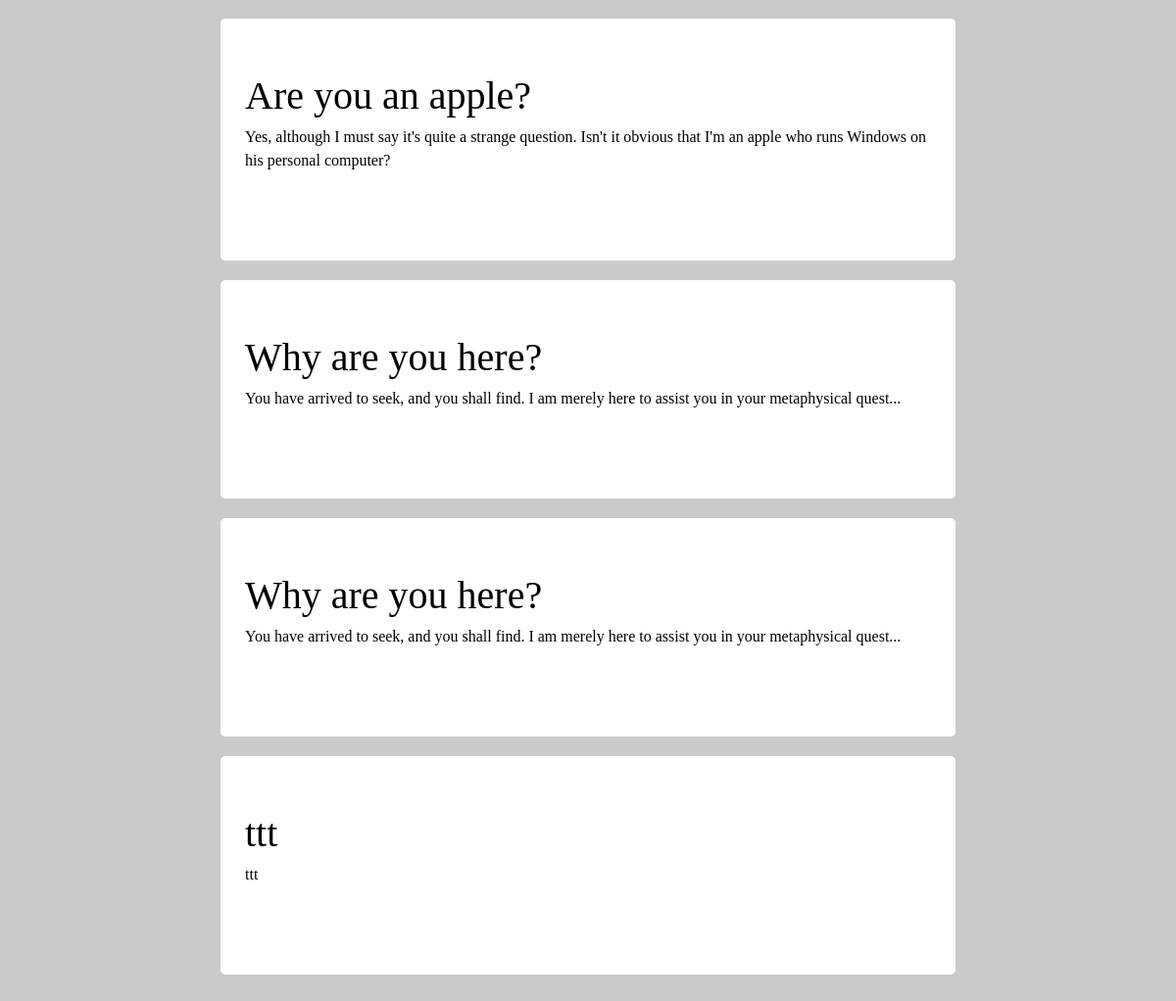
Page /list/ (signed in, lower part) on the earlier database version.
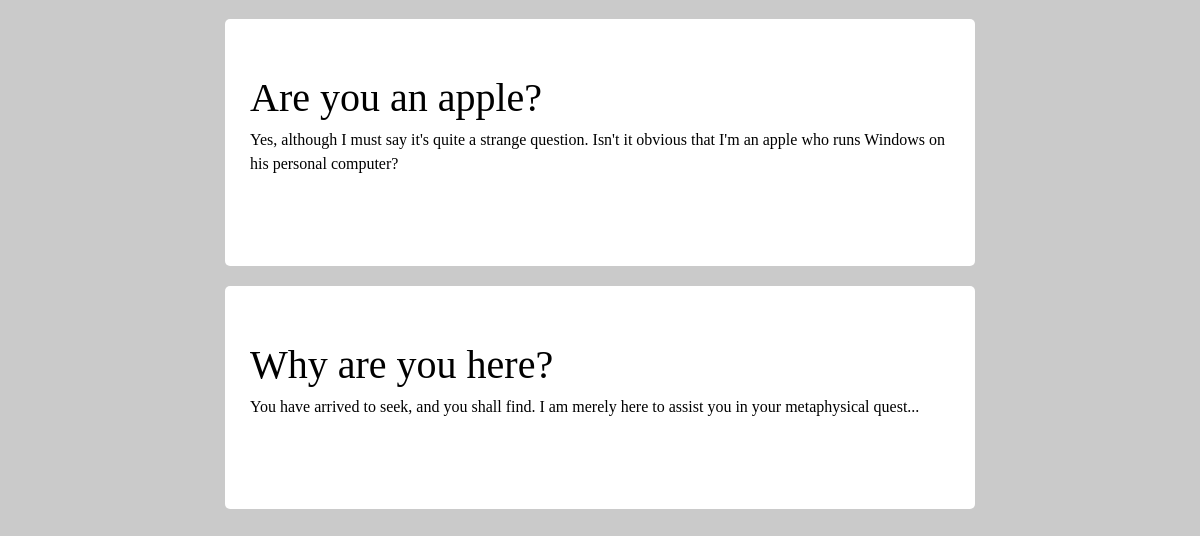
Same page on the later database version.
### notes/models.py (models this page shows, shortened)
class Note(models.Model):
    user = models.ForeignKey(UserProfile, blank=True, null=True)
    title = models.CharField(max_length=255)
    content = models.TextField(blank=True) #not a required field
    due = models.DateTimeField(null=True, blank=True) #due datetime is optional
    created = models.DateTimeField(auto_now_add=True, auto_now=False, null=True)
    updated = models.DateTimeField(auto_now_add=False, auto_now=True, null=True)
    done = models.BooleanField(default=False)
    color = models.CharField(max_length=50, default="yellow")
    fontcolor = models.CharField(max_length=50, default="black")
    folder = models.ForeignKey('Folder', related_name= "notes", null=True, blank=True)
    tag = models.ManyToManyField('Tag', related_name='notes', null=True, blank=True)

### notes/views.py (the view)
# urls.py: url(r'^list/$', views.NoteList.as_view(), name='notes_list'),
class NoteList(ListView):
    model = Note
    @method_decorator(login_required)
    def dispatch(self, *args, **kwargs):
        return super(NoteList, self).dispatch(*args, **kwargs)
    """def get_queryset(self):
        #self.request.user will contain the "User" object, however,
        #user field in the Note model is an instance of "UserProfile" object
        #So need to ensure that when we filter all the user owned notes, we
        #filter using the 'correct' UserProfile instance based on logged in "User" object
        #in self.request.user
        curruser = UserProfile.objects.get(user=self.request.user)
        folder = self.kwargs['folder']
        if folder == '':
            #filter based on current logged in user
            self.queryset = Note.objects.filter(user=curruser)
            return self.queryset
        else:
            #filter based on current logged in user
            self.queryset = Note.objects.all().filter(user=curruser).filter(folder__title__iexact=folder)
            return self.queryset"""
    def get_context_data(self, **kwargs):
        context = super(NoteList, self).get_context_data(**kwargs)
        context['curruser'] = UserProfile.objects.get(user=self.request.user)
        return context

### notes/templates/notes/note_list.html (shortened to what this page needs)
{% load bootstrap3 %}
{%load staticfiles%}
<link rel="stylesheet" type="text/css" href="{% static 'notes/style.css' %}" />
{%block content%}
    {% if object_list  %}
        {% for note in object_list  %}
            <a href={%url 'detail' note.id %}>
            <div class="postit" style='color:black; margin: 0 auto 20px auto;background-color:white; width:750px; height:auto; padding:25px 25px 90px; display:block; border-radius:5px;'>
            <br>
            <u style='color:black;'>{{note.title}}</u>
            <br>
            {{note.content}}
      </div>
        {% endfor %}
    {% else %}
        <p>No notes are available.</p>
    {% endif %}
{%endblock%}

Differences in the rows shown:
removed Note: title "Why are you here?", content "You have arrived to seek, and you shall find. I am merely here to assist you in your metaphysical quest..."
removed Note: title "ttt", content "ttt"
